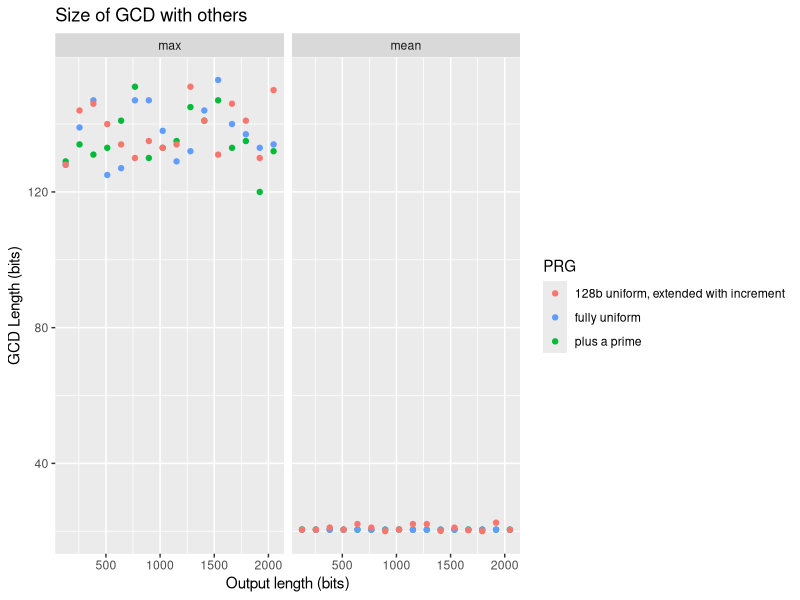
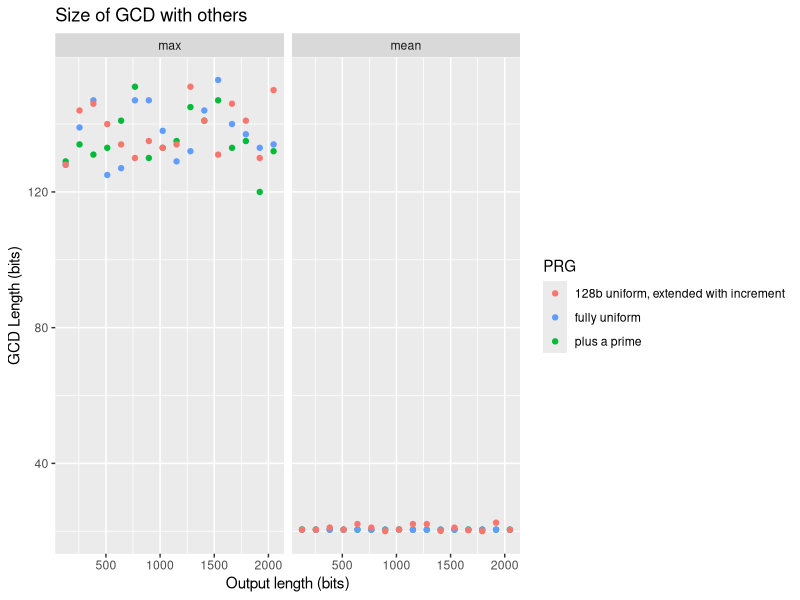

Write R code to recreate these figures, in order.
library(tidyverse)
data <- read_tsv("plus-prime.txt")
split <- gather(data, "stat", "value", -name, -b, -s) %>% filter(stat != "stdev")
ggplot(split) +
  geom_point(aes(x = b, y = value, color = name)) +
  facet_wrap(~stat) + labs(
    title = "Size of GCD with others",
    y = "GCD Length (bits)",
    x = "Output length (bits)",
    color = "PRG",
    stat = "Statistic"
  ) + scale_color_discrete(
    name="PRG",
    breaks=c("inc", "uniform", "plus-prime"),
    labels=c("128b uniform, extended with increment", "fully uniform", "plus a prime")
  )

ggsave("plot.png", width = 8, height = 5, units = "in")
